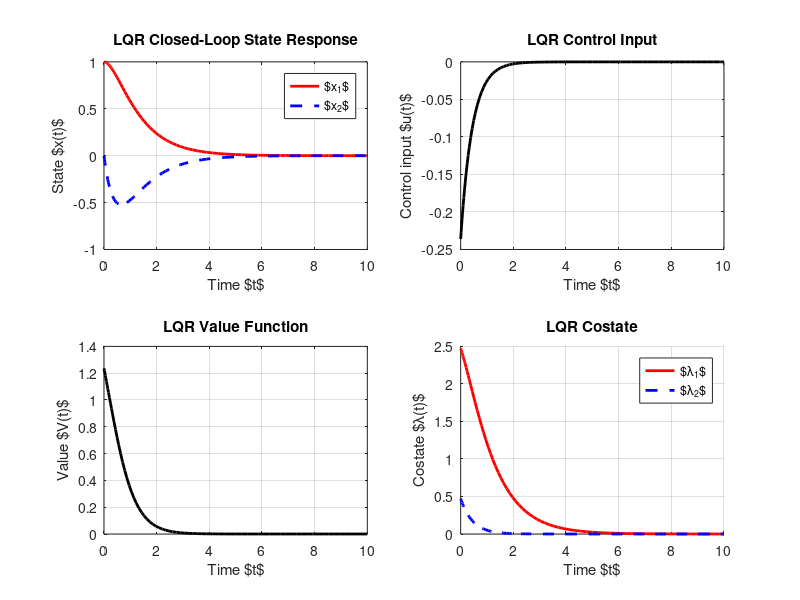

Recreate this plot in MATLAB.
% Infinite-Horizon Continuous-Time LQR Control Simulation
clear; clc;

% --------------------------------------
% 1. System definition (continuous-time)
% --------------------------------------
A = [0 1; -2 -3];       % State matrix
B = [0; 1];             % Input matrix
Q = eye(2);             % State weighting
R = 1;                  % Input weighting

% --------------------------------------
% 2. Solve continuous-time LQR via CARE
% --------------------------------------
[K, P, eigVals] = lqr(A, B, Q, R);  % Compute optimal feedback gain

disp('LQR feedback gain K:');
disp(K);

% --------------------------------------
% 3. Simulation setup
% --------------------------------------
x0 = [1; 0];           % Initial state
t_span = [0 10];       % Simulation time interval

% --------------------------------------
% 4. Define closed-loop system dynamics
% dx/dt = (A - B*K)*x
% --------------------------------------
A_cl = A - B * K;      % Closed-loop system matrix

f = @(t, x) A_cl * x;  % Anonymous function for ODE solver

% --------------------------------------
% 5. Simulate using ODE45
% --------------------------------------
[t, X] = ode45(f, t_span, x0);  % Solve ODE

% --------------------------------------
% 6. Compute control input u(t) = -K * x(t)
% --------------------------------------
U = -X * K';           % Each row of X multiplied by -K

for n = 1:length(t)
V(n) =X(n,:)*P*X(n,:)';
l(:,n) = 2*P*X(n,:)';
end

% --------------------------------------
% 7. Plot results
% --------------------------------------
figure;
set(gcf, 'position', [50 50 1000 500])
subplot(2,2,1);
plot(t, X(:,1), 'r-', 'LineWidth', 2); hold on;
plot(t, X(:,2), 'b--', 'LineWidth', 2);
xlabel('Time $t$'); ylabel('State $x(t)$');
legend('$x_1$','$x_2$');
title('LQR Closed-Loop State Response');
grid on;

subplot(2,2,2);
plot(t, U, 'k-', 'LineWidth', 2);
xlabel('Time $t$'); ylabel('Control input $u(t)$');
title('LQR Control Input');
grid on;

subplot(2,2,3);
plot(t,V, 'k-', 'LineWidth', 2)
xlabel('Time $t$'); ylabel('Value $V(t)$');
title('LQR Value Function');
grid on

subplot(2,2,4);
hold on
plot(t,l(1,:)', 'r-', 'LineWidth', 2)
plot(t,l(2,:)', 'b--', 'LineWidth', 2)
xlabel('Time $t$'); ylabel('Costate $\lambda(t)$');
legend('$\lambda_1$','$\lambda_2$');
title('LQR Costate');
grid on
